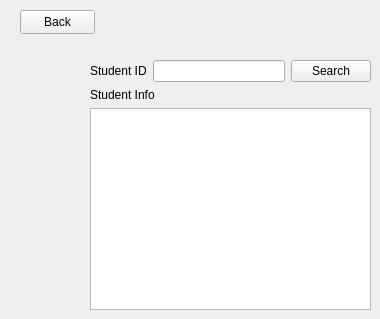
      <widget class="QWidget" name="searchstudent">
       <widget class="QWidget" name="layoutWidget_3">
        <property name="geometry">
         <rect>
          <x>90</x>
          <y>60</y>
          <width>281</width>
          <height>250</height>
         </rect>
        </property>
        <layout class="QVBoxLayout" name="verticalLayout_2">
         <item>
          <layout class="QHBoxLayout" name="horizontalLayout_3">
           <item>
            <layout class="QHBoxLayout" name="horizontalLayout_4">
             <item>
              <widget class="QLabel" name="label_4">
               <property name="text">
                <string>Student ID</string>
               </property>
              </widget>
             </item>
             <item>
              <widget class="QLineEdit" name="lineEdit_searchstuID"/>
             </item>
            </layout>
           </item>
           <item>
            <widget class="QPushButton" name="pushButton_2">
             <property name="text">
              <string>Search</string>
             </property>
            </widget>
           </item>
          </layout>
         </item>
         <item>
          <layout class="QVBoxLayout" name="verticalLayout">
           <item>
            <widget class="QLabel" name="label_5">
             <property name="text">
              <string>Student Info</string>
             </property>
            </widget>
           </item>
           <item>
            <widget class="QTableWidget" name="tableWidget_stu_info"/>
           </item>
          </layout>
         </item>
        </layout>
       </widget>
       <widget class="QPushButton" name="pushButton_3">
        <property name="geometry">
         <rect>
          <x>20</x>
          <y>10</y>
          <width>75</width>
          <height>24</height>
         </rect>
        </property>
        <property name="text">
         <string>Back</string>
        </property>
       </widget>
      </widget>
